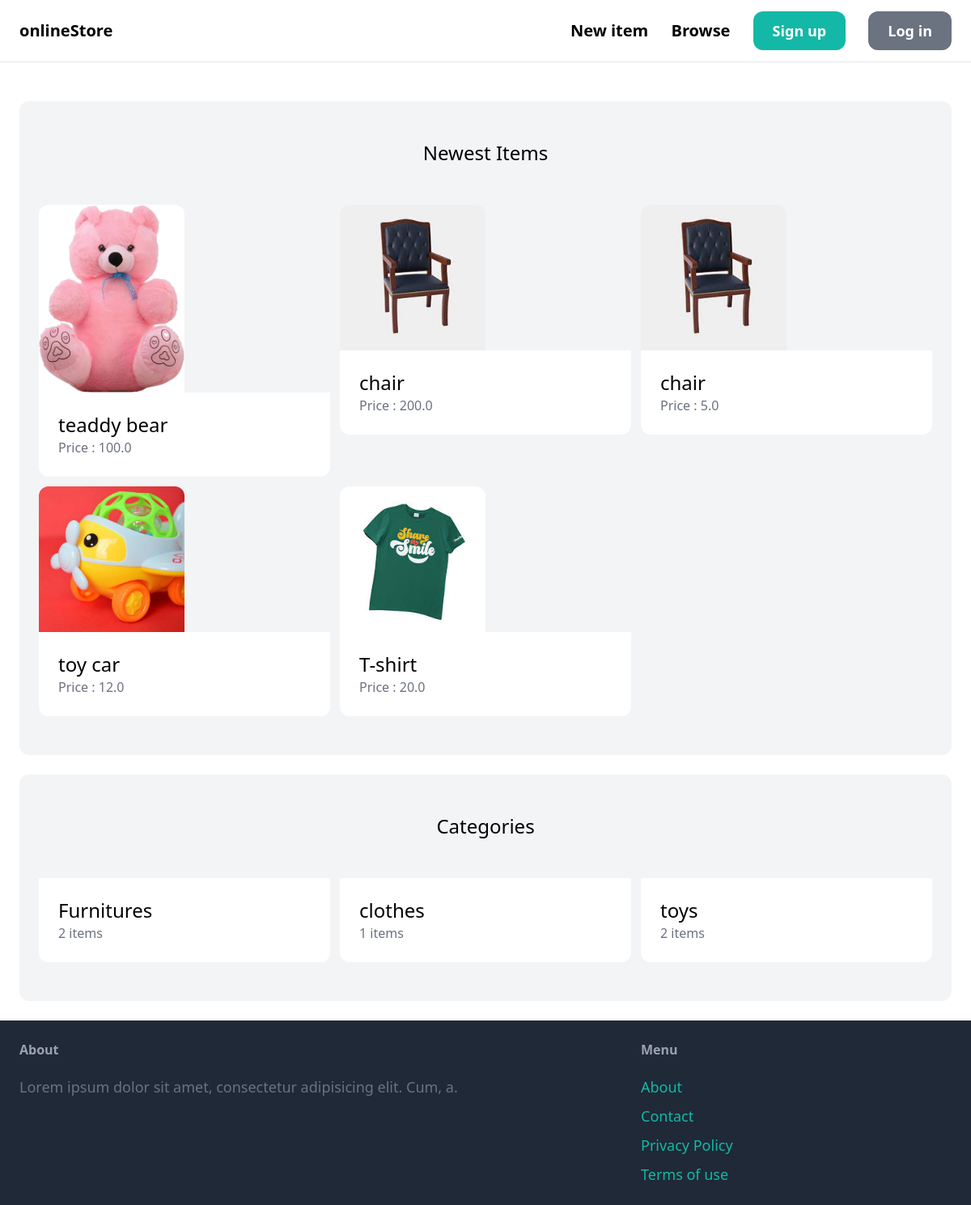
The page / on the database its author committed.
### item/models.py (models this page shows, shortened)
class Item(models.Model):
    category= models.ForeignKey(Category , related_name='items', on_delete=models.CASCADE)
    name= models.CharField(max_length=255)
    description= models.TextField(blank=True , null=True)
    price= models.FloatField()
    image= models.ImageField(upload_to='item_images', blank=True, null=True)
    is_sold= models.BooleanField(default=False)
    created_by= models.ForeignKey(User , related_name='items', on_delete=models.CASCADE)
    created_at= models.DateTimeField(auto_now_add=True)

class Category(models.Model):
    name= models.CharField(max_length=255)
    class Meta:
        ordering = ('name',)
        verbose_name_plural = 'Categories'

### core/views.py (the view)
# urls.py: path('', views.index, name='index') ,
def index(request):
    items = Item.objects.filter(is_sold=False)[0:6]
    categories = Category.objects.all()
    return render(request, 'core/index.html' , {'items' : items , 'categories' : categories}  )

### core/templates/core/index.html (shortened to what this page needs)
{% extends 'core/base.html' %}
{% block content %}
<div class="mt-6 px-6 py-12 bg-gray-100 rounded-xl ">
    <h2 class="mb-12 text-2xl text-center">
        Newest Items
    </h2>
    <div class="grid grid-cols-3 gap-3">
        {% for item in items %}
        <div>
            <a href="{% url 'item:detail' item.id %}">
                <div>
                    <img src="{{ item.image.url }}" class="w-full md:w-2/3 lg:w-1/2 xl:w-1/3 h-auto rounded-t-xl">
                </div>
                <div class="p-6 bg-white rounded-b-xl">
                    <h2 class="text-2xl">
                        {{item.name}}
                    </h2>
                    <p class="text-gray-500">
                        Price : {{item.price }}
                    </p>
                </div>
            </a>
        </div>
        {% endfor %}
    </div>
</div>
<div class="mt-6 px-6 py-12 bg-gray-100 rounded-xl ">
    <h2 class="mb-12 text-2xl text-center">
        Categories
    </h2>
    <div class="grid grid-cols-3 gap-3">
        {% for category in categories %}
        <div>
            <a href="#">
                <div class="p-6 bg-white rounded-b-xl">
                    <h2 class="text-2xl">
                        {{category.name}}
                    </h2>
                    <p class="text-gray-500">
                        {{category.items.count}} items
                    </p>
                </div>
            </a>
        </div>
        {% endfor %}
    </div>
</div>
{% endblock %}

### core/templates/core/base.html (shortened to what this page needs)
<!DOCTYPE html>
<html lang="en">
<head>
    <script src="https://cdn.tailwindcss.com"></script>
</head>
<body>
    <nav class="px-6 py-6 flex justify-between items-center border-b border-gray-200">
        <a href="/" class="text-xl font-semibold">onlineStore</a>
        <div class="space-x-6">
            <a href="{% url 'item:new' %}" class="text-xl font-semibold hover:text-gray-200">New item</a>
            <a href="{% url 'item:items' %}" class="text-xl font-semibold hover:text-gray-200">Browse</a>
            {% if request.user.is_authenticated %}
            <a href="{% url 'conversation:inbox' %}" class="px-6 py-3 text-lg font-semibold bg-teal-500 text-white rounded-xl hover:bg-teal-700">Inbox</a>
            <a href="{% url 'dashboard:index' %}" class="px-6 py-3 text-lg font-semibold bg-gray-500 text-white rounded-xl hover:bg-gray-700">Dashboard</a>
            {% else %}
            <a href="{% url 'core:signup' %}" class="px-6 py-3 text-lg font-semibold bg-teal-500 text-white rounded-xl hover:bg-teal-700">Sign up</a>
            <a href="{% url 'core:login' %}" class="px-6 py-3 text-lg font-semibold bg-gray-500 text-white rounded-xl hover:bg-gray-700">Log in</a>
            {% endif %}
        </div>
    </nav>
    <div class="px-6 py-6">
        {% block content %}
        {% endblock %}
    </div>
    <footer class="px-6 py-6 flex justify-between bg-gray-800" >
        <div class="w-2/3 pr-10">
            <h3 class="mb-5 font-semibold text-gray-400">About</h3>
            <p class="text-lg text-gray-500" > Lorem ipsum dolor sit amet, consectetur adipisicing elit. Cum, a.</p>
            </div>
            <div class="w-1/3">
                <h3 class="mb-5 font-semibold text-gray-400">Menu</h3>
                <ul class="space-y-2">
                    <li><a href="#" class="text-lg text-teal-500 hover:text-teal-700" >About</a></li>
                    <li><a href="{% url 'core:contact' %}" class="text-lg text-teal-500 hover:text-teal-700" >Contact</a></li>
                    <li><a href="#" class="text-lg text-teal-500 hover:text-teal-700" >Privacy Policy</a></li>
                    <li><a href="#" class="text-lg text-teal-500 hover:text-teal-700" >Terms of use</a></li>
                </ul>
            </div>
    </footer>
</body>
</html>

### rows shown on the page
Item: image (picture), name "teaddy bear", price "100.0"
Item: image (picture), name "chair", price "200.0"
Item: image (picture), name "chair", price "5.0"
Item: image (picture), name "toy car", price "12.0"
Item: image (picture), name "T-shirt", price "20.0"
Category: name "Furnitures", items.count "2"
Category: name "clothes", items.count "1"
Category: name "toys", items.count "2"
